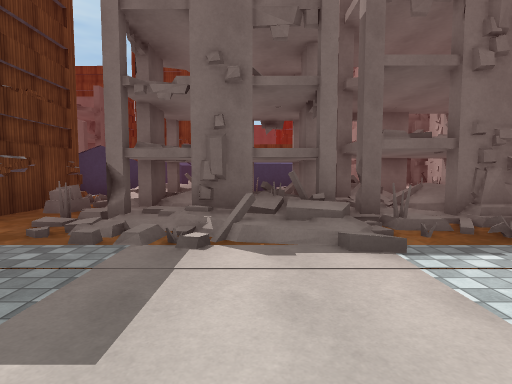
View 1 (above)

24 first-person views from a walk through a Unity game level. The camera is 1.5 m above the floor, tilts 4° down and sees 80° across. The floor is counted in squares, 2 m on a side. Each view is taken from the middle of a square. On the plan, view 1 faces up. The plan holds only what a view shows up to about 10 squares ahead; the rest is blank. The place goes on beyond the plan. Some surface patterns are stand-ins.

View 2
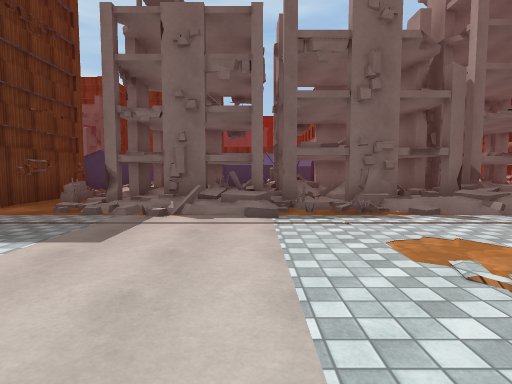

View 3
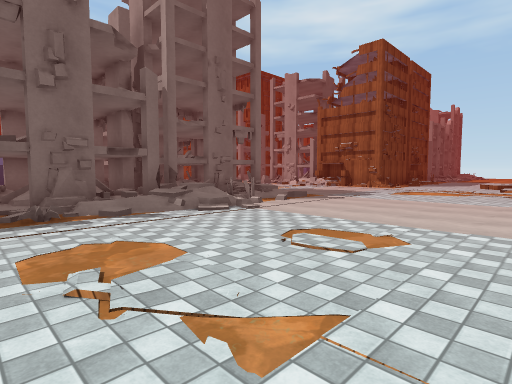

View 4
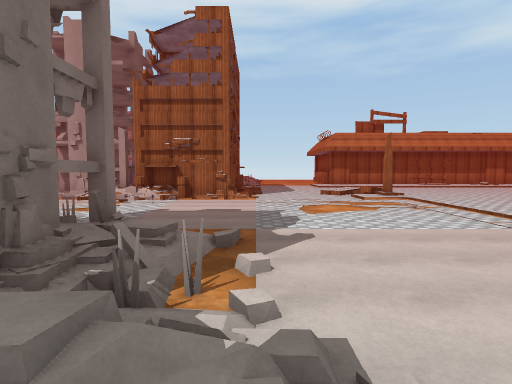

View 5
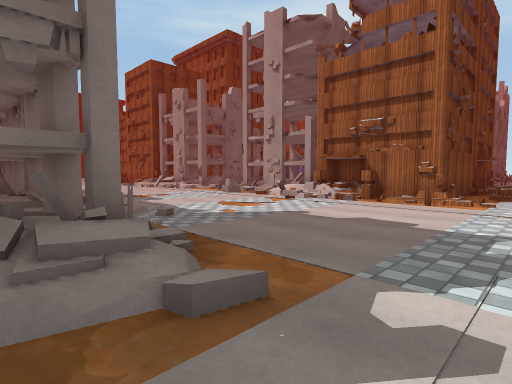

View 6
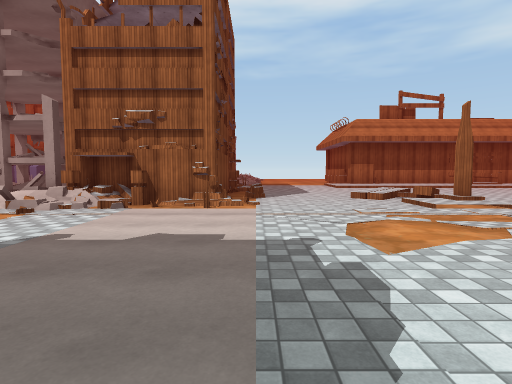

View 7
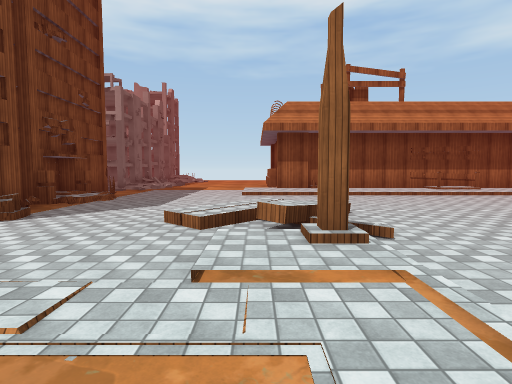

View 8
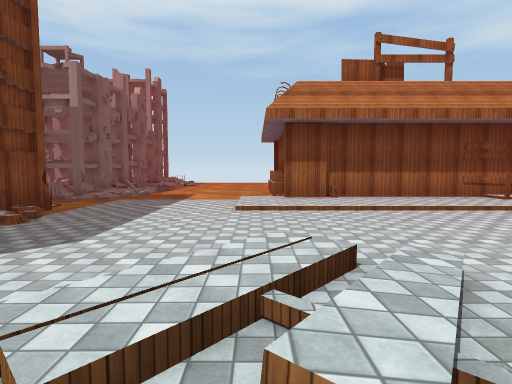

View 9
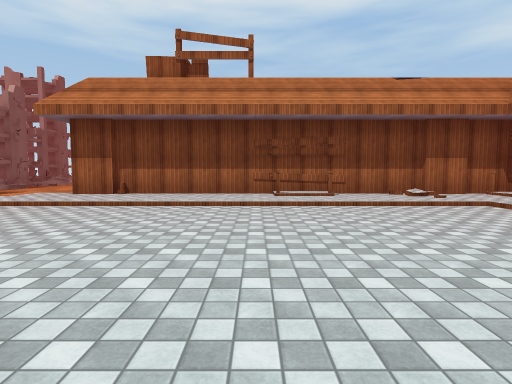

View 10
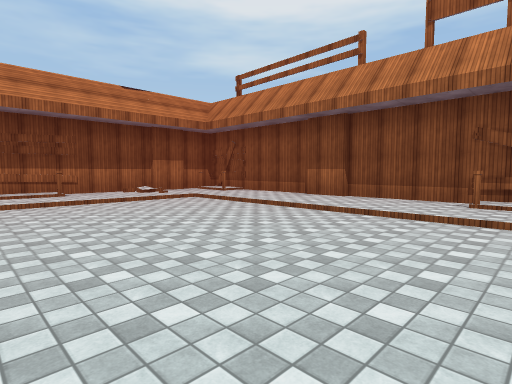

View 11
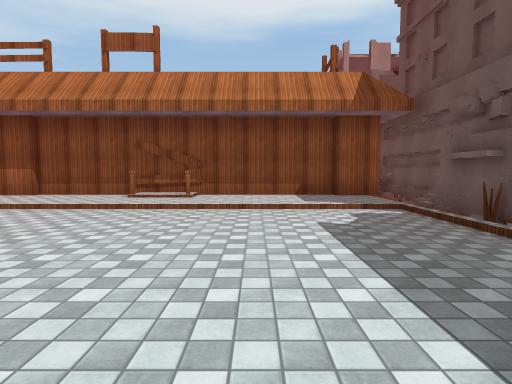

View 12
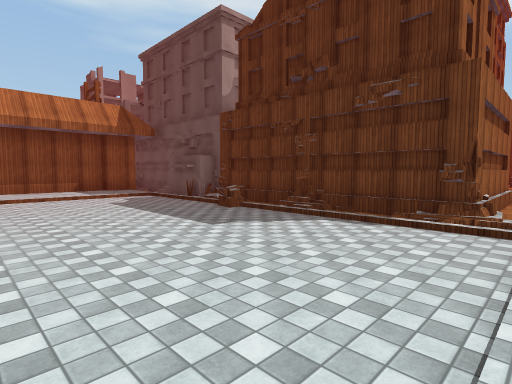

View 13
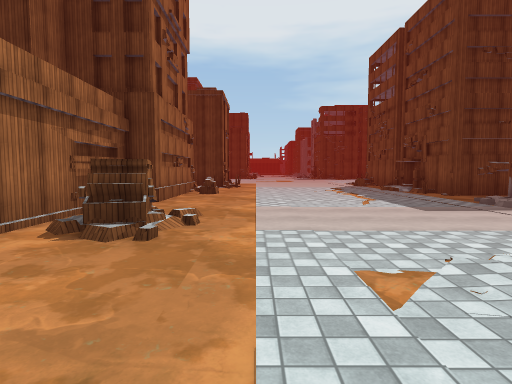

View 14
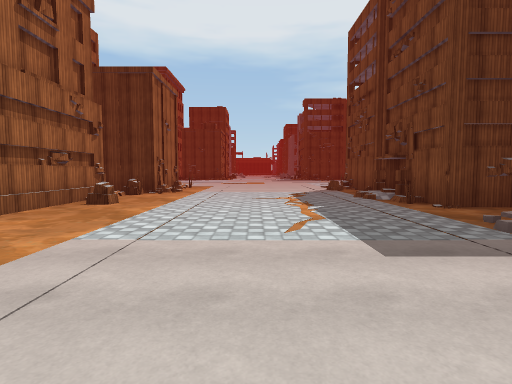

View 15
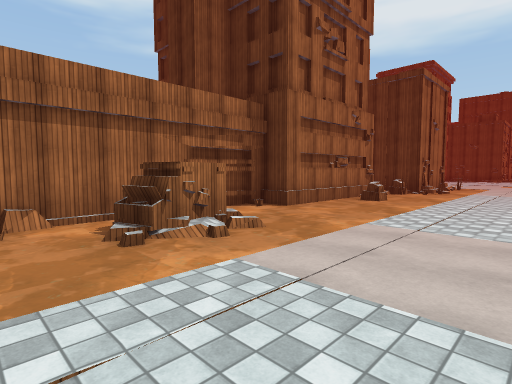

View 16
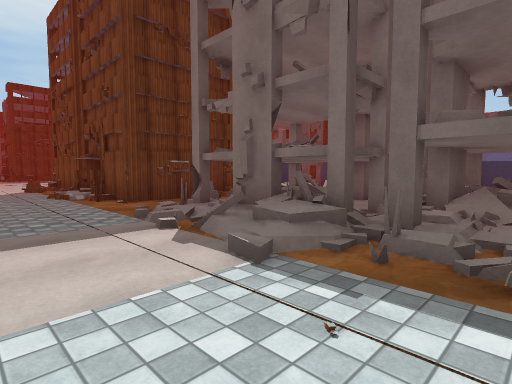

View 17
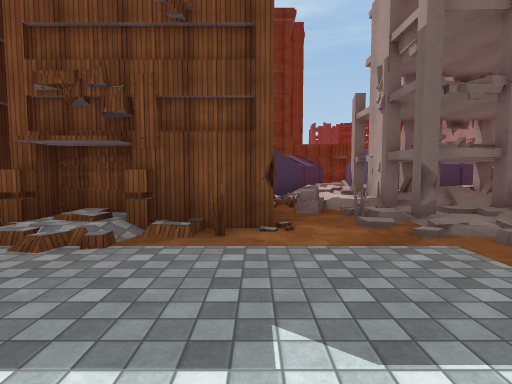

View 18
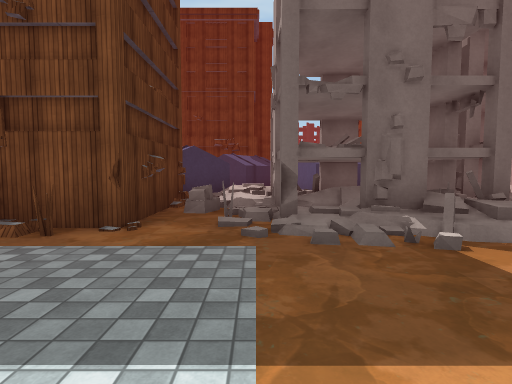

View 19
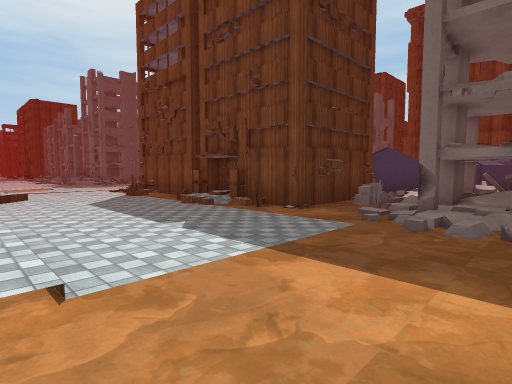

View 20
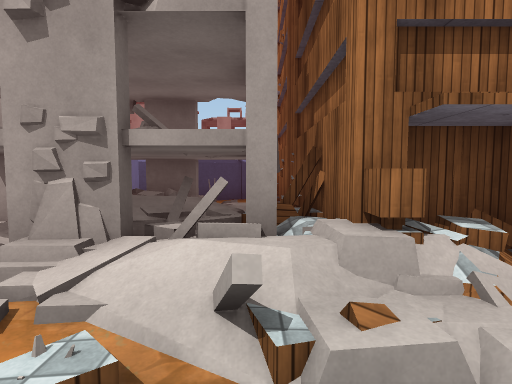

View 21
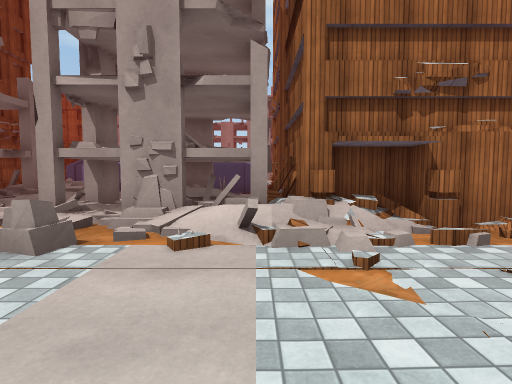

View 22
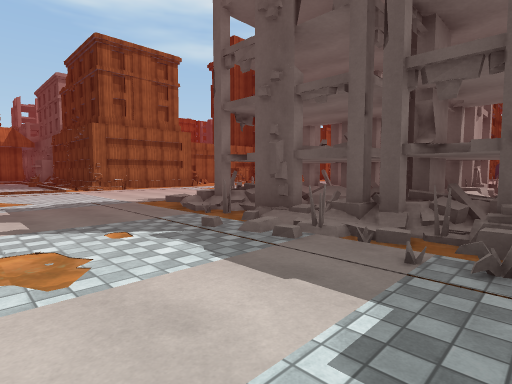

View 23
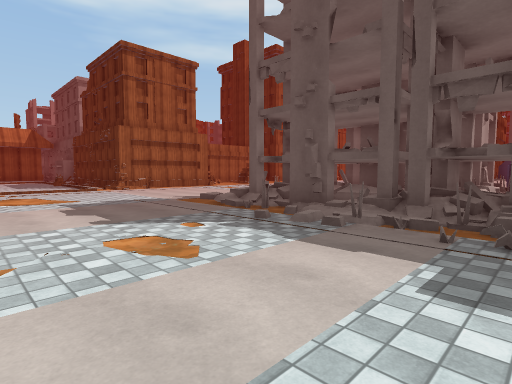

View 24
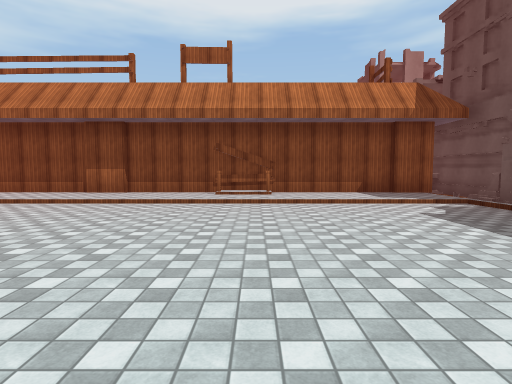

### Floor plan
Key: @ floor where view 1 was taken; # wall or solid block; x gap in a wall; . main floor; : floor 0.25 m higher than the main floor; / step, stairs or slope; = window, fence, low wall or low ledge; v drop or lower ground; O other object.
Columns run from 8 left of view 1 to 27 right of it. Each row starts with its distance up from view 1.
 10               O  O.....//OOO O
  9    OOO OOOOOO OOOO.....//OOOOOO#O  O
  8    O# OOOOOOOOO OO.....O/OOOO.O#  OO
  7     # OOOOOOOOOOOO..... ######## OOO
  6     #.OOOOOOOOOOOO.....:## #   ##OOO
  5    ##xOOOOOOOOOOOO/.....## #   #.OOO
  4 ####//OOO //   v//......########./OO
  3 .//...////.////://........=.//....//
  2 ....................................
  1 ....................................
  0 ........@................//.........
 -1 ......................./:=//...::/..
 -2 ................ ///////#/=/...::##
 -3  .......=#...#####/............::#
 -4 ####....##..     #/............::#
 -5   ##########     #/............::#
 -6                  #/............::#
 -7                  #/............::#
 -8                  #/............:##
 -9                  #/............:##
-10                  #/............::#
-11                  #/............//#
-12                  #///////////////#
-13                  #/::::/#::::::/:#
-14                  ##/::::/::##::###
-15                  ###############

Where each view was taken, in squares from view 1:
view 1: 0 up, 0 right, facing up
view 2: 2 down, 1 right, facing up
view 3: 2 down, 2 right, facing up-right
view 4: 3 up, 5 right, facing right
view 5: 2 up, 8 right, facing up-right
view 6: 3 up, 9 right, facing right
view 7: 1 down, 13 right, facing right
view 8: 1 down, 16 right, facing right
view 9: 7 down, 16 right, facing right
view 10: 7 down, 15 right, facing down-right
view 11: 6 down, 13 right, facing down
view 12: 2 down, 15 right, facing down-left
view 13: 2 down, 5 right, facing left
view 14: 0 up, 2 right, facing left
view 15: 0 up, 3 right, facing down-left
view 16: 1 up, 3 right, facing up-left
view 17: 0 up, 23 right, facing up
view 18: 0 up, 25 right, facing up
view 19: 1 down, 27 right, facing up-left
view 20: 8 up, 14 right, facing right
view 21: 8 up, 12 right, facing right
view 22: 10 up, 13 right, facing down-left
view 23: 10 up, 14 right, facing down-left
view 24: 5 down, 15 right, facing down
